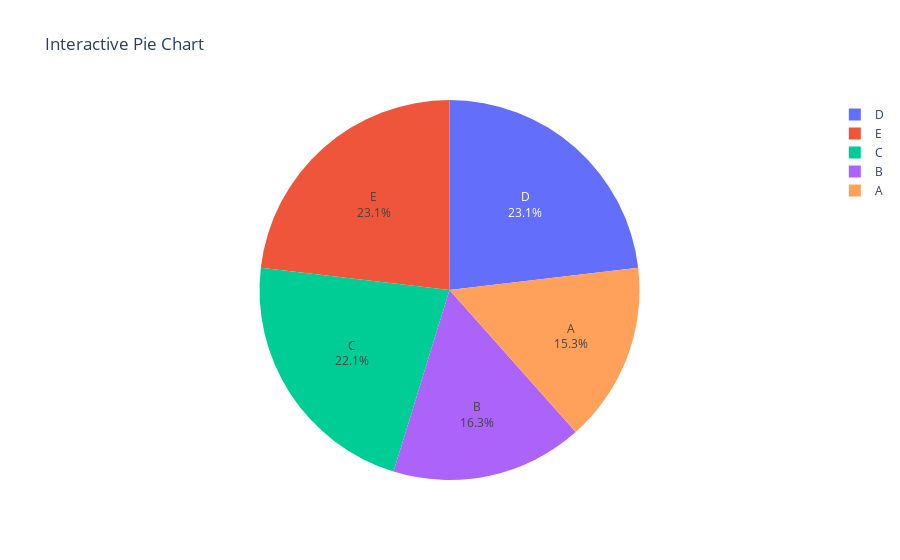

Notebook cell for this chart:
### Code cell
#21. Using Plotly, create an interactive pie chart of randomly generated data, add labels and percentages, set the title as 'Interactive Pie Chart'.

#
import plotly.express as px
import numpy as np

# Generate random data
np.random.seed(0)
values = np.random.randint(1, 100, 5)
labels = ['A', 'B', 'C', 'D', 'E']

# Create the pie chart
fig = px.pie(values=values, names=labels, title='Interactive Pie Chart')

# Add percentages to the labels
fig.update_traces(textinfo='label+percent')

# Show the plot
fig.show()

### Figure 1 — Plotly figure (JSON) as saved in the notebook; plotly's stock layout.template omitted (floating-point values rounded to 4 significant figures)
{"data": [{"domain": {"x": [0, 1], "y": [0, 1]}, "hovertemplate": "label=%{label}<br>value=%{value}<extra></extra>", "labels": ["A", "B", "C", "D", "E"], "legendgroup": "", "name": "", "showlegend": true, "textinfo": "label+percent", "type": "pie", "values": [45, 48, 65, 68, 68]}], "layout": {"autosize": true, "legend": {"tracegroupgap": 0}, "title": {"text": "Interactive Pie Chart"}}}
